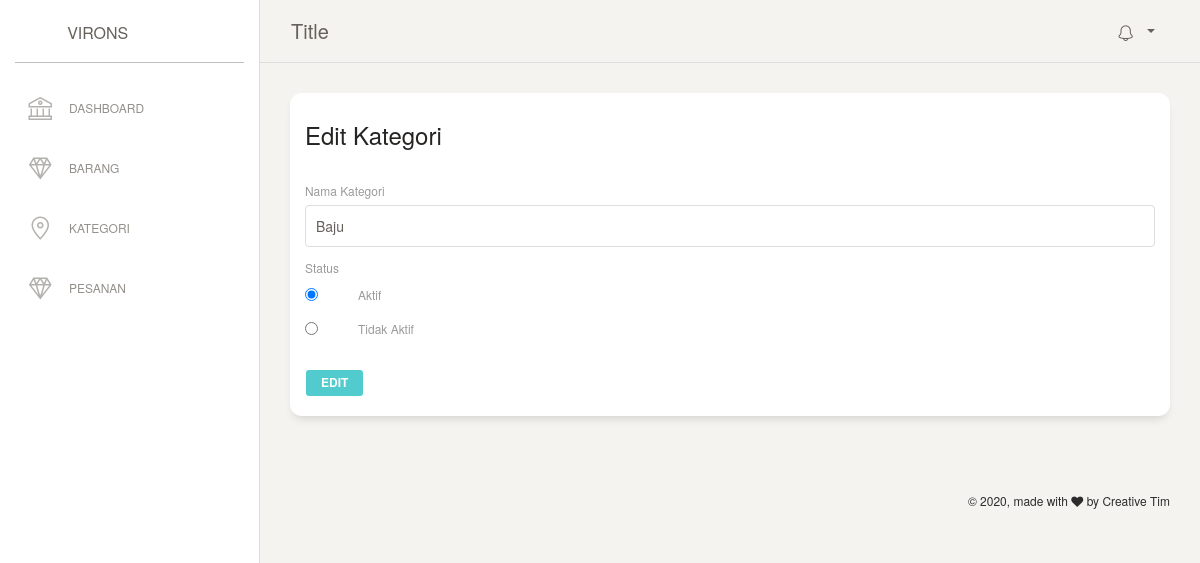
The page /admin/kategori/edit.php?id_kategori=5 (signed in) on the database its author committed.
### tables this page shows
CREATE TABLE `kategori` (
  `id_kategori` int(10) NOT NULL,
  `kategori` varchar(150) NOT NULL,
  `aktif` int(1) NOT NULL
);

### admin/kategori/edit.php (the view, shortened to what this page needs)
<?php
   require '../../functions/db.php';
   $id_kategori = $_GET['id_kategori'];
   $query_kategori = mysqli_query($koneksi, "SELECT * FROM kategori WHERE id_kategori = $id_kategori");
   $row = mysqli_fetch_assoc($query_kategori);
 ?>
<div class="content">
     <div class="row">
       <div class="col-md-12">
         <div class="card">
           <div class="card-header">
             <h4 class="card-title">Edit Kategori</h4>
           </div>
           <div class="card-body">
             <form action="" method="POST" enctype="multipart/form-data">
               <div class="form-group">
                 <label>Nama Kategori</label>
                 <input type="text" name="kategori" class="form-control" value="<?php echo $row['kategori']; ?>">
               </div>
               <div class="form-group">
                   <label>Status</label>  <br>
                   <div class="form-check form-check-inline">
                     <input class="form-check-input" type="radio" name="aktif" id="inlineRadio1" value="1" <?= ($row['aktif'] == '1') ? 'checked' : ''; ?>>
                     <label class="form-check-label" for="inlineRadio1" >Aktif</label>
                   </div>
                   <br>
                   <div class="form-check form-check-inline">
                     <input class="form-check-input" type="radio" name="aktif" id="inlineRadio2" value="0" <?= ($row['aktif'] == '0') ? 'checked' : ''; ?>>
                     <label class="form-check-label" for="inlineRadio2">Tidak Aktif</label>
                   </div>
               </div>
               <button type="submit" name="submit" class="btn btn-primary btn-fill btn-sm">Edit</button>
             </form>
           </div>
         </div>
       </div>
     </div>
   </div>
<?php require_once "../templates/footer.php"; ?>

### rows shown on the page
kategori: kategori "Baju", aktif "☑ Aktif", aktif "☐ Tidak Aktif"
